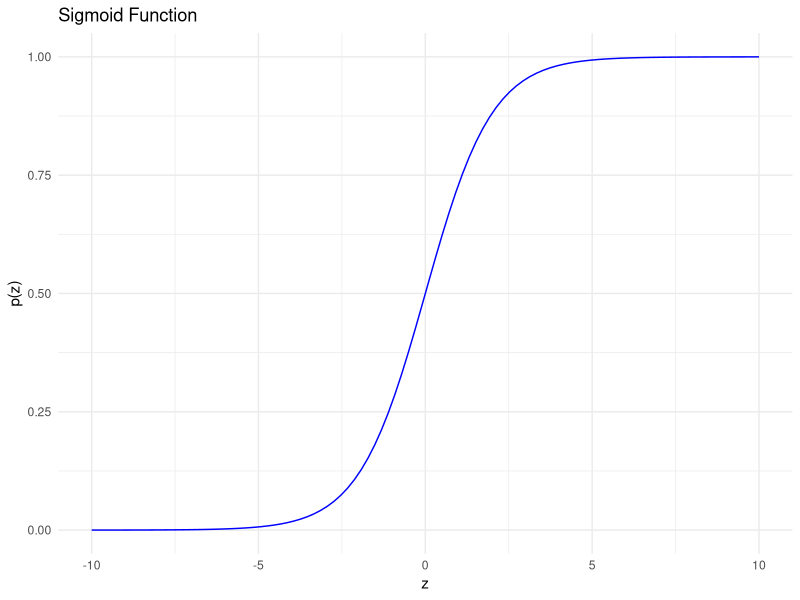

The R script that drew this image:
#
#
#
#
#
#
#
#
#
#
#
#
#
#
#
#
#
#
#
#
#
#
#
#
#
#
#
#
#
#
#
#
#
#
#
#
#
#
#
#
#| code-fold: true
library(tidyverse)
# 生成一系列 z 值
z <- seq(-10, 10, length.out = 100)

# 计算对应的概率 p
p <- 1 / (1 + exp(-z))

# 绘制 Sigmoid 函数图像
ggplot(data.frame(z = z, p = p), aes(x = z, y = p)) +
  geom_line(color = "blue") +
  labs(x = "z", y = "p(z)", title = "Sigmoid Function") +
  theme_minimal()
#
#
#
#
#
#
#
#
#
#
#
#
#
#
#
#
#
#
#
#
#
#
#
#
#
#
#
#
#
#
#
#
#
#
#
#
#
#
#
#
#
#
#
#
#
#
#
#
#
#
#
#
#
#
#
#
#
#
#
#
#
#
#
#
#
#
#
#
#
#
#
#
#
#
#
#
#
#
#
#
#
#
#
#
#
#
#
#
#
#
#
#
#
#
#
#
#
#
#
#
#
#
#
#
#
#
#
#
#
#
#
#
#
#
#
#
#
#
#
#
#
#
#
#
#
#
#
#
#
#
#
#
#
#
#
#
#
#
#
#
#
#
#
#
#
#
#
#
#
#
#
#
#
#
#
#
#
#
#
#
#
#
#
#
#
#
#
#
#
#
#
#
#
#
#
#
#
#
#
#
#
    # 准备数据，确保 am 是因子或 0/1
    mtcars_data <- mtcars %>%
      mutate(am = factor(am, levels = c(0, 1), labels = c("Automatic", "Manual"))) # 将 am 转为因子

    # glimpse(mtcars_data)

    # 拟合 Logistic 回归模型
    # 预测 am 为 Manual (1) 的概率
    logistic_model <- glm(am ~ hp + wt, data = mtcars_data, family = binomial)

    # 查看模型摘要
    summary(logistic_model)
#
#
#
#
#
#
#
#
#
#
#
#
#
#
        library(broom)
        tidy(logistic_model)
        # 计算系数的 OR
        exp(coef(logistic_model))
        # (Intercept)          hp          wt
        # 199087.1037      1.0362      0.0022

        # 计算系数的置信区间 (对数优势尺度)
        confint(logistic_model)
        # 计算 OR 的置信区间
        exp(confint(logistic_model))
        #                    2.5 %      97.5 %
        # (Intercept) 3.900118e+00 1.616111e+07
        # hp          9.974981e-01 1.077501e+00
        # wt          1.760519e-04 2.203618e-01
#
#
#
#
#
#
#
#
#
#
#
#
#
#
#
#
#
#
#
#
#
#
#
#
#
#
#
#
#
#
#
#
#
#
#
#
#
#
#
#
